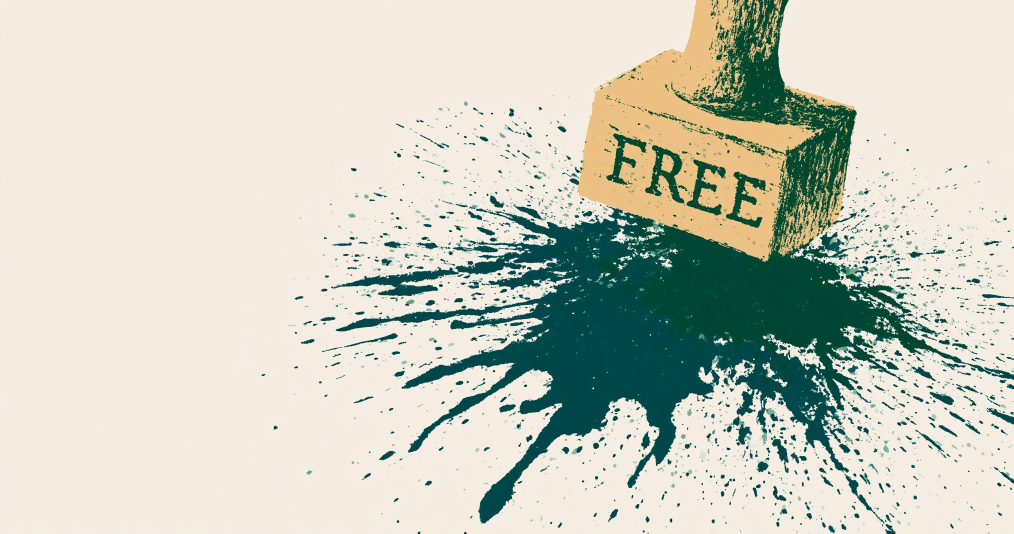
#> input picture assets/stamp.jpg, 3040 x 1600 px (shown at 1/3 size)
$ python -i make_icon.py   (imports and definitions only)
#> lines starting #> are read from the running program, lines starting #| are printed output that depends on the picture
#!/usr/bin/env python3
"""Turn generated glyphs into category icons that match the existing set.

    python3 make_icon.py <source.png> <category-slug>       # one icon
    python3 make_icon.py --sheet <sheet.png> [cols] [rows]  # a whole grid

Midjourney gives you a textured square with the glyph at whatever size and
colour it felt like. The icons here are 120x120, flat #F2EFE9, one deep-olive
glyph filling ~55% of the canvas. This does that conversion: crop to the ink,
rescale to the house proportion, recolour to the exact palette, and drop the
paper texture out of the background.

Sheet mode slices a grid left-to-right, top-to-bottom and assigns SHEET_ORDER
to the cells — which is the whole point of generating them in one prompt, so
stroke weight and character stay identical across the set.

Prints a 16px ASCII preview, because 16px is the size that actually decides
whether an icon works — that's how it renders in the nav.
"""
import os
import sys

from PIL import Image, ImageFilter

HERE = os.path.dirname(os.path.abspath(__file__))
OUT_DIR = os.path.join(HERE, "assets", "icons")

SIZE = 120
FILL = 0.55            # glyph's long edge as a share of the canvas
PAPER = (242, 239, 233)  # #F2EFE9
INK = (52, 83, 31)       # #34531F
INK_AT = 165           # luminance at or below this is fully ink
INK_HARD = 140         # strict cut used for the crop box (ignores paper texture)
PAPER_AT = 225         # luminance at or above this is fully background


# Cell order for --sheet, left to right then top to bottom.
SHEET_ORDER = [
    "software-tools", "ai-tools", "business", "learning",
    "entertainment", "books-reading", "money-finance", "earn",
    "reviews", "leisure", "data-apis", "deals",
]


def conform(src, label=""):
    """Crop to the ink, rescale to the house proportion, recolour. -> RGB 120px"""
    src = src.convert("L")

    # Luminance -> alpha. Everything between the two thresholds ramps, which
    # keeps the antialiasing on curves instead of hard-edging them.
    span = max(1, PAPER_AT - INK_AT)
    alpha = src.point(lambda v: 255 if v <= INK_AT else
                      (0 if v >= PAPER_AT else int(255 * (PAPER_AT - v) / span)))

    # Crop from a STRICT mask, not the soft one. Generated art carries paper
    # texture that dips just under the soft threshold, and a few stray specks
    # in the corners blow the bbox out to the whole cell — which silently
    # shrinks the glyph instead of failing. Median filter kills the specks;
    # the hard cut ignores anything that isn't solid ink.
    hard = src.point(lambda v: 255 if v <= INK_HARD else 0).filter(
        ImageFilter.MedianFilter(3))
    box = hard.getbbox()
    if not box:
        return None
    alpha = alpha.crop(box)

    # Rescale so the long edge hits the house proportion.
    w, h = alpha.size
    scale = (SIZE * FILL) / max(w, h)
    alpha = alpha.resize((max(1, round(w * scale)), max(1, round(h * scale))),
                         Image.LANCZOS)

    canvas = Image.new("RGB", (SIZE, SIZE), PAPER)
    glyph = Image.new("RGB", alpha.size, INK)
    canvas.paste(glyph, ((SIZE - alpha.size[0]) // 2,
                         (SIZE - alpha.size[1]) // 2), alpha)
    canvas.info["_glyph"] = alpha.size
    return canvas


def save(canvas, slug):
    os.makedirs(OUT_DIR, exist_ok=True)
    dest = os.path.join(OUT_DIR, f"{slug}.png")
    canvas.save(dest, optimize=True)
    gw, gh = canvas.info.get("_glyph", (0, 0))
    ink = sum(1 for p in canvas.get_flattened_data() if sum(p) < 450)
    print(f"  {slug:16} glyph {gw:3}x{gh:3} · fill {max(gw, gh)/SIZE:.0%} "
          f"· ink {ink*100//(SIZE*SIZE):2}%")
    return dest


def build(src_path, slug):
    canvas = conform(Image.open(src_path))
    if canvas is None:
        sys.exit(f"no glyph found in {src_path} — is it very light, or inverted?")
    print(f"wrote {OUT_DIR}")
    save(canvas, slug)
    return canvas


def build_sheet(src_path, cols=4, rows=3):
#> called with src_path = 'assets/stamp.jpg', cols = 4, rows = 3
    sheet = Image.open(src_path)
#> sheet is the input picture: PIL image 3040x1600 RGB; mean R, G, B 202.1, 205.6, 192.3
    W, H = sheet.size
#> W = 3040; H = 1600
    cw, ch = W // cols, H // rows
#> cw = 760; ch = 533
    if len(SHEET_ORDER) < cols * rows:
        sys.exit(f"SHEET_ORDER has {len(SHEET_ORDER)} names for {cols*rows} cells")
    print(f"slicing {W}x{H} into {cols}x{rows} cells of {cw}x{ch}\n")
#| slicing 3040x1600 into 4x3 cells of 760x533
    done, blank = [], []
    for i in range(cols * rows):
        x, y = (i % cols) * cw, (i // cols) * ch
        canvas = conform(sheet.crop((x, y, x + cw, y + ch)))
        slug = SHEET_ORDER[i]
        if canvas is None:
            blank.append(slug)
            continue
        save(canvas, slug)
        done.append((slug, canvas))
#> this loop made 2 passes
#> box in conform on pass 2: (293, 323, 760, 533)
#> pass 2, in conform (call 2), `src = src.convert("L")`:
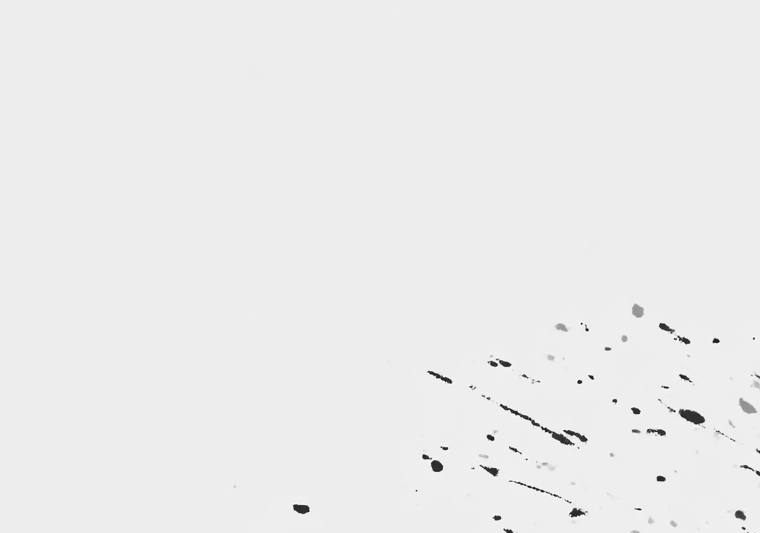
#> src: PIL image 760x533 L; min 5, max 255, mean 236
#> pass 2, in conform (call 2), `alpha = src.point(lambda v: 255 if v <= INK_AT else (0 if v >= PAPER_A..`:
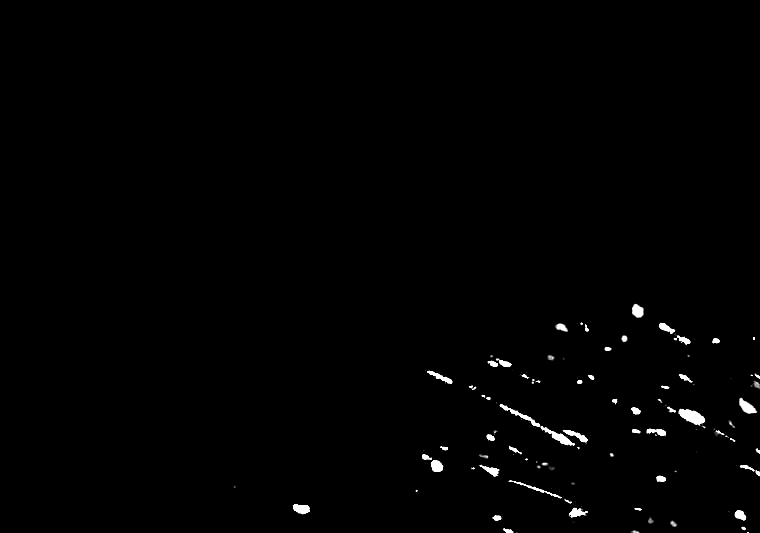
#> alpha: PIL image 760x533 L; min 0, max 255, mean 2.1
#> after the loop:
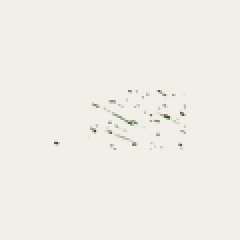
#> canvas: PIL image 120x120 RGB (shown 2 times larger); mean R, G, B 241, 238.2, 232
#> after the loop, blank = ['software-tools']; done = []
    if blank:
        print(f"\n  EMPTY CELLS (re-roll these): {', '.join(blank)}")
    print(f"\n{len(done)}/{cols*rows} cells written")
    return done


def preview(canvas):
    """The 16px legibility test, as ASCII — dense blocks are ink."""
    small = canvas.convert("L").resize((16, 16), Image.LANCZOS)
    ramp = "@%#*+=-:. "
    print("\n  16px preview (what the nav actually renders):")
    px = small.load()
    for y in range(16):
        print("   " + "".join(ramp[min(9, px[x, y] * 10 // 256)] * 2
                              for x in range(16)))


# [14 lines not run here, left out]

#> (the run stopped early here; a loop or call above may not have finished)
